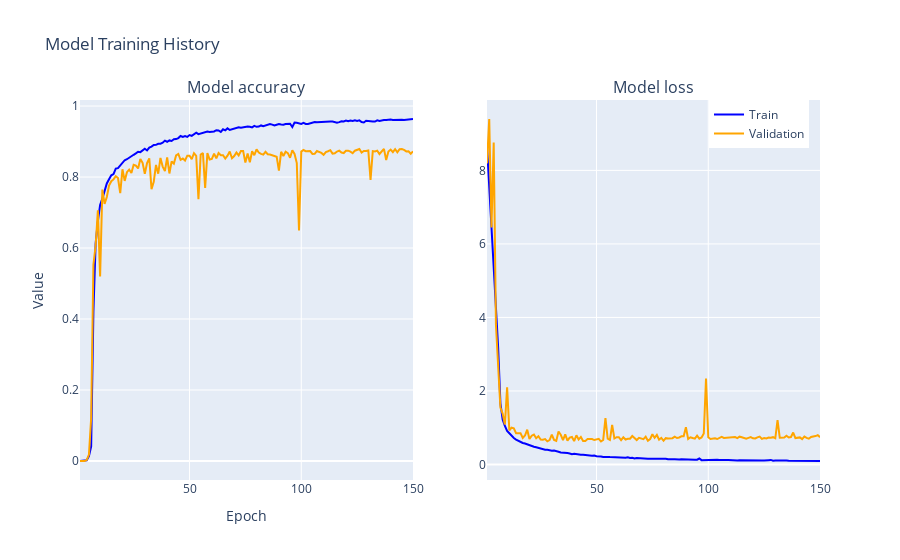

Here is the notebook cell this chart was saved with:
### Code cell
import plotly.graph_objects as go
from plotly.subplots import make_subplots

fig = make_subplots(rows=1, cols=2, subplot_titles=("Model accuracy", "Model loss"))

# Add the first subplot for accuracy
fig.add_trace(go.Scatter(x=list(range(1, len(history.history['accuracy']) + 1)),
                         y=history.history['accuracy'], mode='lines',
                         name='Train', line=dict(color='blue')), row=1, col=1)
fig.add_trace(go.Scatter(x=list(range(1, len(history.history['val_accuracy']) + 1)),
                         y=history.history['val_accuracy'], mode='lines',
                         name='Validation', line=dict(color='orange')), row=1, col=1)

# Add the second subplot for loss
fig.add_trace(go.Scatter(x=list(range(1, len(history.history['loss']) + 1)),
                         y=history.history['loss'], mode='lines',
                         name='Train', line=dict(color='blue'), showlegend=False), row=1, col=2)
fig.add_trace(go.Scatter(x=list(range(1, len(history.history['val_loss']) + 1)),
                         y=history.history['val_loss'], mode='lines',
                         name='Validation', line=dict(color='orange'), showlegend=False), row=1, col=2)

fig.update_layout(title="Model Training History",
                  xaxis_title="Epoch",
                  yaxis_title="Value",
                  legend=dict(x=0.85, y=1))

fig.show()

### Figure 1 — Plotly figure (JSON) as saved in the notebook; plotly's stock layout.template omitted (floating-point values rounded to 4 significant figures; data arrays with more than 128 entries replaced by an {"elided": "..."} marker saying what was removed)
{"data": [{"line": {"color": "blue"}, "mode": "lines", "name": "Train", "type": "scatter", "x": {"elided": "150 int values"}, "xaxis": "x", "y": {"elided": "150 float values"}, "yaxis": "y"}, {"line": {"color": "orange"}, "mode": "lines", "name": "Validation", "type": "scatter", "x": {"elided": "150 int values"}, "xaxis": "x", "y": {"elided": "150 float values"}, "yaxis": "y"}, {"line": {"color": "blue"}, "mode": "lines", "name": "Train", "showlegend": false, "type": "scatter", "x": {"elided": "150 int values"}, "xaxis": "x2", "y": {"elided": "150 float values"}, "yaxis": "y2"}, {"line": {"color": "orange"}, "mode": "lines", "name": "Validation", "showlegend": false, "type": "scatter", "x": {"elided": "150 int values"}, "xaxis": "x2", "y": {"elided": "150 float values"}, "yaxis": "y2"}], "layout": {"annotations": [{"font": {"size": 16}, "showarrow": false, "text": "Model accuracy", "x": 0.225, "xanchor": "center", "xref": "paper", "y": 1, "yanchor": "bottom", "yref": "paper"}, {"font": {"size": 16}, "showarrow": false, "text": "Model loss", "x": 0.775, "xanchor": "center", "xref": "paper", "y": 1, "yanchor": "bottom", "yref": "paper"}], "legend": {"x": 0.85, "y": 1}, "title": {"text": "Model Training History"}, "xaxis": {"anchor": "y", "domain": [0, 0.45], "title": {"text": "Epoch"}}, "xaxis2": {"anchor": "y2", "domain": [0.55, 1]}, "yaxis": {"anchor": "x", "domain": [0, 1], "title": {"text": "Value"}}, "yaxis2": {"anchor": "x2", "domain": [0, 1]}}}
